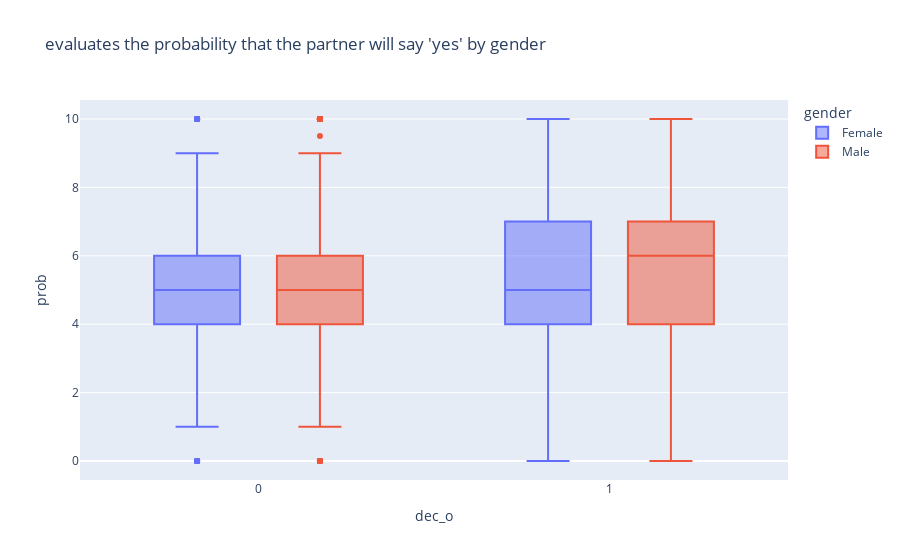

Notebook code cell kept with this figure:
### Code cell
fig = px.box(dataset, 
            x = "dec_o",
            y = "prob",
            color = 'gender',
            title = "Evaluates the probability that the partner will say 'yes' by gender"
            )
fig.show()

### Figure 1 — Plotly figure (JSON) as saved in the notebook; plotly's stock layout.template omitted (floating-point values rounded to 4 significant figures; data arrays with more than 128 entries replaced by an {"elided": "..."} marker saying what was removed)
{"data": [{"alignmentgroup": "True", "hovertemplate": "gender=Female<br>dec_o=%{x}<br>prob=%{y}<extra></extra>", "legendgroup": "Female", "marker": {"color": "#636efa"}, "name": "Female", "notched": false, "offsetgroup": "Female", "orientation": "v", "showlegend": true, "type": "box", "x": {"elided": "4184 int values"}, "x0": " ", "xaxis": "x", "y": {"elided": "4184 float values"}, "y0": " ", "yaxis": "y"}, {"alignmentgroup": "True", "hovertemplate": "gender=Male<br>dec_o=%{x}<br>prob=%{y}<extra></extra>", "legendgroup": "Male", "marker": {"color": "#EF553B"}, "name": "Male", "notched": false, "offsetgroup": "Male", "orientation": "v", "showlegend": true, "type": "box", "x": {"elided": "4194 int values"}, "x0": " ", "xaxis": "x", "y": {"elided": "4194 float values"}, "y0": " ", "yaxis": "y"}], "layout": {"boxmode": "group", "legend": {"title": {"text": "gender"}, "tracegroupgap": 0}, "title": {"text": "evaluates the probability that the partner will say 'yes' by gender"}, "xaxis": {"anchor": "y", "domain": [0, 1], "title": {"text": "dec_o"}}, "yaxis": {"anchor": "x", "domain": [0, 1], "title": {"text": "prob"}}}}
